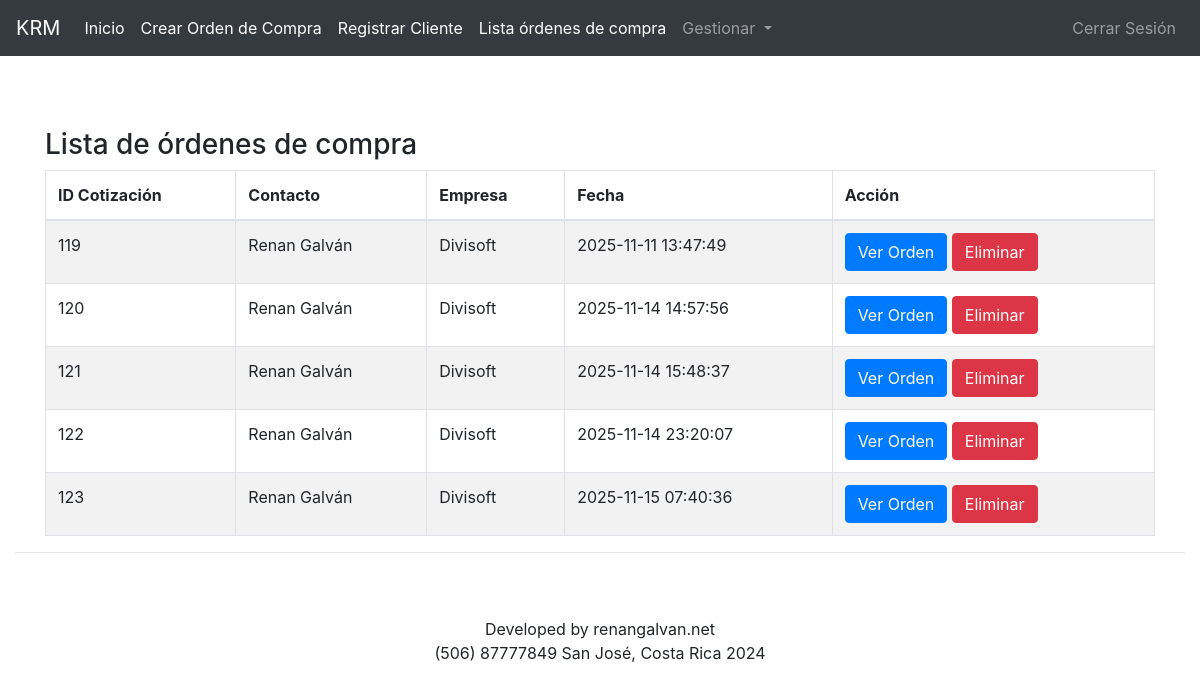
/lista_cotizaciones.php (signed in), run on the app's committed database.
### tables this page shows
CREATE TABLE `facturas` (
  `id` int(11) NOT NULL,
  `cliente_id` int(11) NOT NULL,
  `fecha` datetime NOT NULL
);

CREATE TABLE `clientes` (
  `id_cliente` int(11) NOT NULL,
  `nombre` varchar(100) NOT NULL,
  `telefono` varchar(15) DEFAULT NULL,
  `empresa` varchar(100) DEFAULT NULL,
  `direccion` varchar(250) NOT NULL
);

### lista_cotizaciones.php (the view, shortened to what this page needs)
<?php
include "menu.php";
$conexion = new mysqli('localhost', 'u400283574_krm', 'Krm2024!', 'u400283574_krm');
$consulta_facturas = "
    SELECT facturas.id, facturas.fecha, clientes.nombre, clientes.empresa
    FROM facturas
    INNER JOIN clientes ON facturas.cliente_id = clientes.id_cliente
";
$resultado_facturas = $conexion->query($consulta_facturas);
?>
<!DOCTYPE html>
<html lang="es">
<head>
    <link href="https://stackpath.bootstrapcdn.com/bootstrap/4.5.2/css/bootstrap.min.css" rel="stylesheet">
</head>
<body>
    <div class="container mt-5">
        <h3>Lista de órdenes de compra</h3>
        <table class='table table-striped table-bordered'>
            <thead>
                <tr>
                    <th>ID Cotización</th>
                    <th>Contacto</th>
                    <th>Empresa</th>
                    <th>Fecha</th>
                    <th>Acción</th>
                </tr>
            </thead>
            <tbody>
                <?php while ($factura = $resultado_facturas->fetch_assoc()) { ?>
                    <tr>
                        <td><?php echo $factura['id']; ?></td>
                        <td><?php echo $factura['nombre']; ?></td>
                        <td><?php echo $factura['empresa']; ?></td>
                        <td><?php echo $factura['fecha']; ?></td>
                        <td>
                            <a href="ver_cotizacion.php?factura_id=<?php echo $factura['id']; ?>" class="btn btn-primary">Ver Orden</a>
                            <a href="#" class="btn btn-danger" onclick="confirmDeleteFactura(<?php echo $factura['id']; ?>);">Eliminar</a>
                        </td>
                    </tr>
                <?php } ?>
            </tbody>
        </table>
    </div>
</body>
</html>
<?php
include "footer.php";
?>

### data on the page
facturas: id "119", cliente.nombre "Renan Galván", cliente.empresa "Divisoft", fecha "2025-11-11 13:47:49"
facturas: id "120", cliente.nombre "Renan Galván", cliente.empresa "Divisoft", fecha "2025-11-14 14:57:56"
facturas: id "121", cliente.nombre "Renan Galván", cliente.empresa "Divisoft", fecha "2025-11-14 15:48:37"
facturas: id "122", cliente.nombre "Renan Galván", cliente.empresa "Divisoft", fecha "2025-11-14 23:20:07"
facturas: id "123", cliente.nombre "Renan Galván", cliente.empresa "Divisoft", fecha "2025-11-15 07:40:36"
